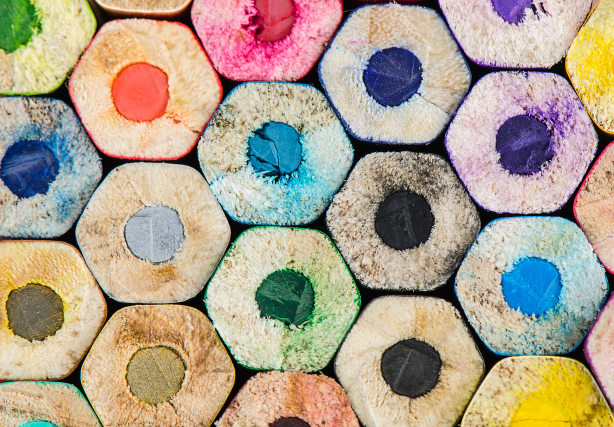
#> input picture Task 2 - Color Identification in Images/Assets/Colors.jpg, 1228 x 854 px, found by its file name (shown at 1/2 size)
$ python main.py
#> lines starting #> are read from the running program, lines starting #| are printed output that depends on the picture; after the words box and inside, x2 and y2 are one past the last pixel; in counts of white or black regions, pixels touching at a corner belong together
'''

Hi, This is DARSHAN S.
Intern under GRIP Internship Programme @ The Sparks Foundation.

Here is my Second TASK DETAILS:
Title: COLOR DETECTION MODEL (CDM) for Images and Videos
Description: Implement an color detector model which identifies all the colors present in an image or video.

Here is my code for the same:
'''

# Author: Darshan S
# LinkedIn ID: linkedin.com/in/arcticblue/
# Do check out my GitHub Repository: github.com/azuregray/

import cv2
import numpy as np
import matplotlib.pyplot as plt
from sklearn.cluster import KMeans
import imutils

clusters = 5
image = cv2.imread(r"D:\Darshan\Downloads\TSF_GRIP\Task2\Assets\Colors.jpg")
#> image is the input picture: shape (854, 1228, 3); mean B, G, R 142.3, 161.9, 175.5

originalImage = image.copy()
img = imutils.resize(image,height=200)
flatImage = np.reshape(image,(-1,3))
kmeans = KMeans(n_clusters=clusters,random_state=0)
kmeans.fit(flatImage)
dominant_colors = np.array(kmeans.cluster_centers_,dtype='uint')
percentages = (np.unique(kmeans.labels_,return_counts=True)[1])/flatImage.shape[0]
#> percentages = [0.123, 0.534, 0.0892, 0.196, 0.0579]
p_and_c = zip(percentages,dominant_colors)
p_and_c = sorted(p_and_c,reverse=True)

block = np.ones((50, 50, 3),dtype='uint')
plt.figure(figsize=(12, 8))
for i in range(clusters):
    plt.subplot(1, clusters, i+1)
    # we have done this to convert bgr(opencv) to rgb(matplotlib)
    block[:] = p_and_c[i][1][::-1]
    plt.imshow(block)
    plt.xticks([])
    plt.yticks([])
    plt.xlabel(str(round(p_and_c[i][0]*100,2))+'%')
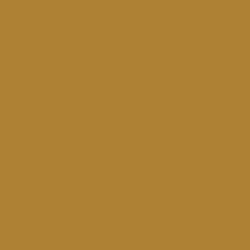
#> block: shape (50, 50, 3) uint64 (shown 5 times larger); mean of channels 0, 1, 2 52, 129, 174; drawn as B, G, R

bar = np.ones((50,500,3),dtype='uint')
start = 0
i = 1

for p,c in p_and_c:
    end = start+int(p*bar.shape[1])
    if i==clusters:
        bar[:,start:] = c[::-1]
    else:
        bar[:,start:end] = c[::-1]
    start = end
    i+=1
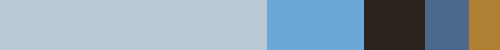
#> bar: shape (50, 500, 3) uint64; mean of channels 0, 1, 2 174.5, 161.5, 142; drawn as B, G, R
#> after the loop, i = 6


rows = 1000
cols = int((originalImage.shape[0]/originalImage.shape[1])*rows)
#> cols = 695
img = cv2.resize(originalImage,dsize=(rows,cols),interpolation=cv2.INTER_LINEAR)
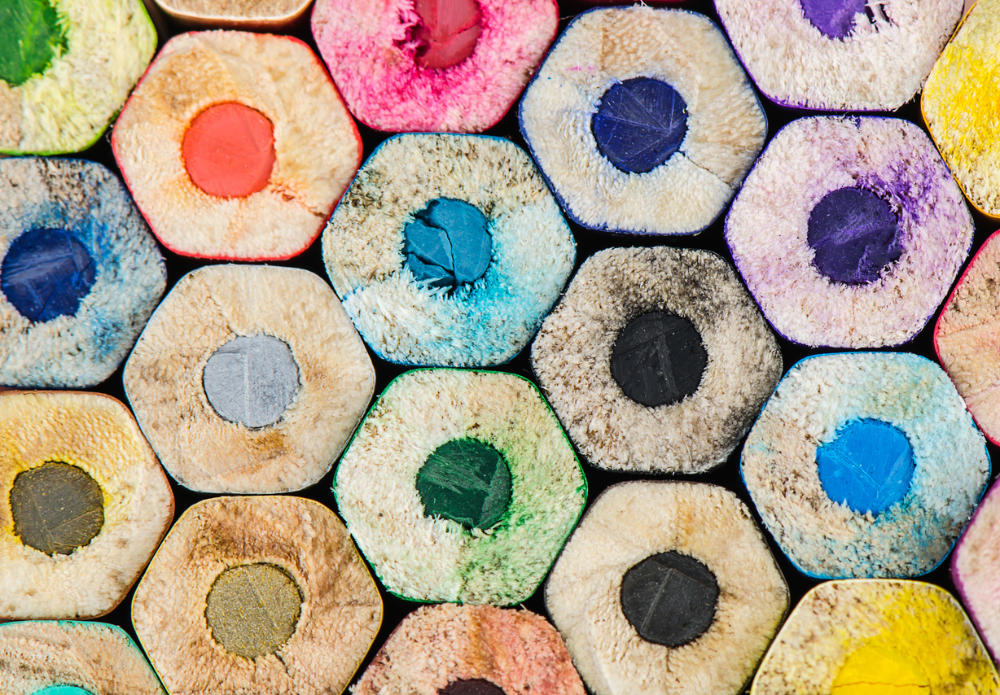
#> img: shape (695, 1000, 3); mean B, G, R 142.2, 161.8, 175.4
copy = image.copy()
cv2.rectangle(copy,(rows//2-250,cols//2-90),(rows//2+250,cols//2+110),(255,255,255),-1)
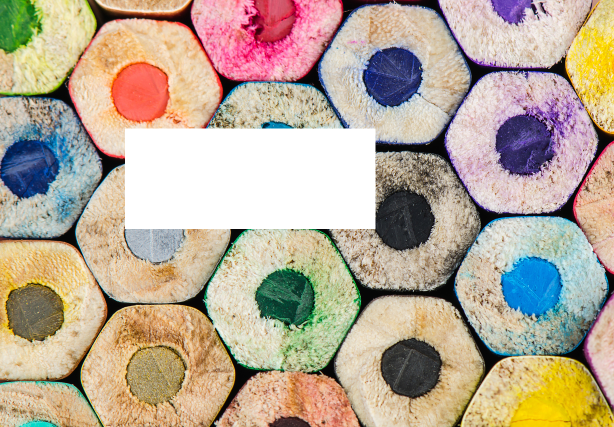
#> copy: shape (854, 1228, 3) (shown at 1/2 size); 9.6% of pixels changed, all inside (x1, y1, x2, y2) = (250, 257, 751, 458)

final = cv2.addWeighted(image,0.1,copy,0.9,0)
cv2.putText(final,'Most Dominant Colors in the Image',(rows//2-230,cols//2-40),cv2.FONT_HERSHEY_DUPLEX,0.8,(0,0,0),1,cv2.LINE_AA)
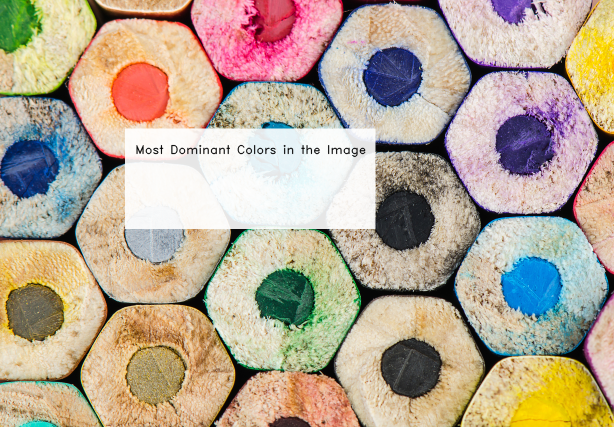
#> final: shape (854, 1228, 3) (shown at 1/2 size); mean B, G, R 149.3, 168.3, 183.4

start = rows//2-220
for i in range(5):
    end = start+70
    final[cols//2:cols//2+70,start:end] = p_and_c[i][1]
    cv2.putText(final,str(i+1),(start+25,cols//2+45),cv2.FONT_HERSHEY_DUPLEX,1,(255,255,255),1,cv2.LINE_AA)
    start = end+20
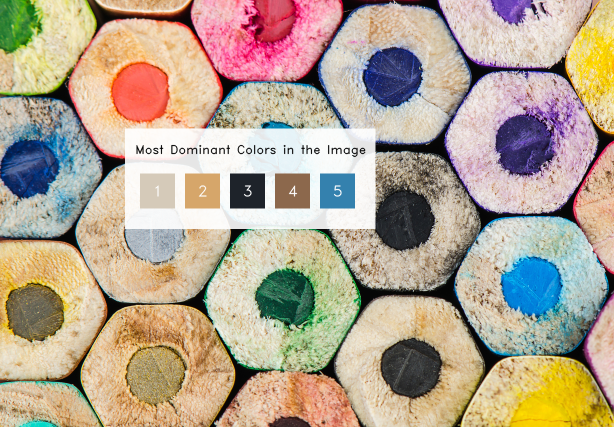
#> final: shape (854, 1228, 3) (shown at 1/2 size); 2.34% of pixels changed, all inside (x1, y1, x2, y2) = (280, 347, 710, 417)

plt.show()
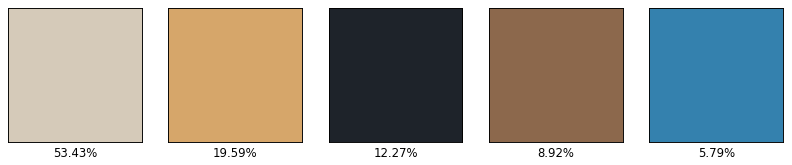
#> figure drawn by matplotlib, 5 panels

cv2.imshow('image',final)
cv2.waitKey(0)
cv2.destroyAllWindows()
cv2.imwrite('output.png',final)
